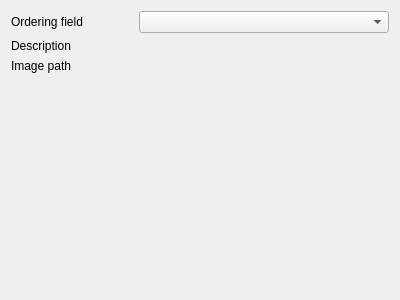
<?xml version="1.0" encoding="UTF-8"?>
<ui version="4.0">
 <class>OrderedRelationEditorConfigWidgetBase</class>
 <widget class="QWidget" name="OrderedRelationEditorConfigWidgetBase">
  <property name="geometry">
   <rect>
    <x>0</x>
    <y>0</y>
    <width>400</width>
    <height>300</height>
   </rect>
  </property>
  <property name="windowTitle">
   <string>Form</string>
  </property>
  <layout class="QGridLayout" name="gridLayout">
   <item row="0" column="1" colspan="2">
    <widget class="QgsFieldComboBox" name="mOrderingFieldComboBox"/>
   </item>
   <item row="2" column="2">
    <widget class="QgsFieldExpressionWidget" name="mImagePathExpressionWidget" native="true"/>
   </item>
   <item row="2" column="0" colspan="2">
    <widget class="QLabel" name="label_2">
     <property name="text">
      <string>Image path</string>
     </property>
    </widget>
   </item>
   <item row="3" column="2">
    <spacer name="verticalSpacer">
     <property name="orientation">
      <enum>Qt::Vertical</enum>
     </property>
     <property name="sizeHint" stdset="0">
      <size>
       <width>20</width>
       <height>40</height>
      </size>
     </property>
    </spacer>
   </item>
   <item row="0" column="0">
    <widget class="QLabel" name="label">
     <property name="text">
      <string>Ordering field</string>
     </property>
    </widget>
   </item>
   <item row="1" column="0">
    <widget class="QLabel" name="label_3">
     <property name="text">
      <string>Description</string>
     </property>
    </widget>
   </item>
   <item row="1" column="2">
    <widget class="QgsFieldExpressionWidget" name="mDescriptionExpressionWidget" native="true"/>
   </item>
  </layout>
 </widget>
 <customwidgets>
  <customwidget>
   <class>QgsFieldComboBox</class>
   <extends>QComboBox</extends>
   <header>qgsfieldcombobox.h</header>
  </customwidget>
  <customwidget>
   <class>QgsFieldExpressionWidget</class>
   <extends>QWidget</extends>
   <header>qgsfieldexpressionwidget.h</header>
  </customwidget>
 </customwidgets>
 <resources/>
 <connections/>
</ui>
